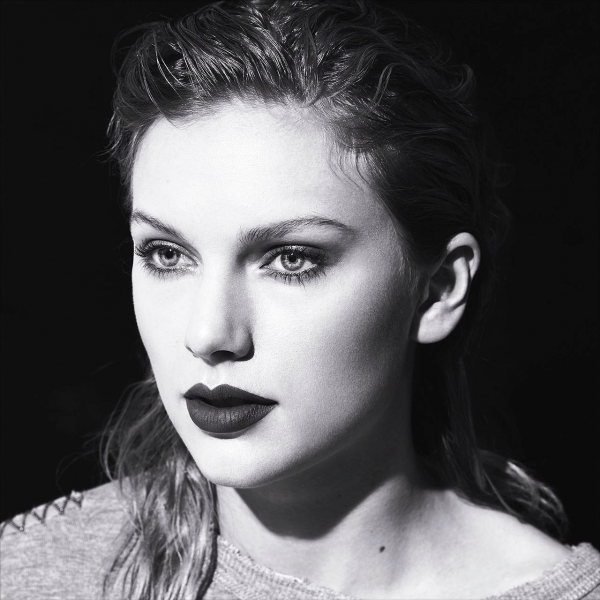
#> input picture A_1/high2.png, 600 x 600 px, given in place of high2.jpg, which was not available
$ jupyter execute Question8.ipynb
#> lines starting #> are read from the running program, lines starting #| are printed output that depends on the picture; after the words box and inside, x2 and y2 are one past the last pixel; in counts of white or black regions, pixels touching at a corner belong together; pictures that were not available may be replaced by others from this repository, and a replacement may not be noted
[cell 1]
import math
import cv2
import copy
import numpy as np
from matplotlib import pyplot as plt
img = cv2.imread('high2.jpg', 0)
#> img: shape (600, 600); min 5, max 254, mean 87.7
bit_plane_8 = copy.copy(img)
bit_plane_5 = copy.copy(img)
bit_plane_4 = copy.copy(img)
bit_plane_1 = copy.copy(img)
for i in range(0, img.shape[0]):
    for j in range(0, img.shape[1]):
        bit_plane_1[i,j] = img[i,j] & 1
        bit_plane_4[i,j] = img[i,j] & 8
        bit_plane_5[i,j] = img[i,j] & 16
        bit_plane_8[i,j] = img[i,j] & 128
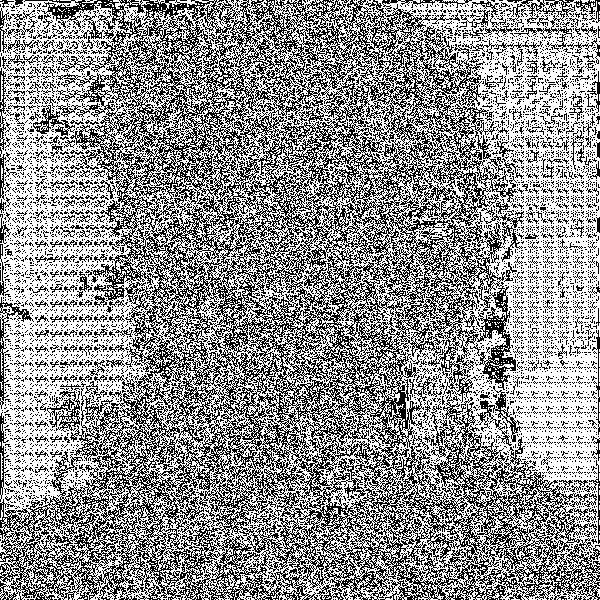
#> bit_plane_1: shape (600, 600); values 0 (black) and 1 (white), 56.8% white; black in thin lines or dots
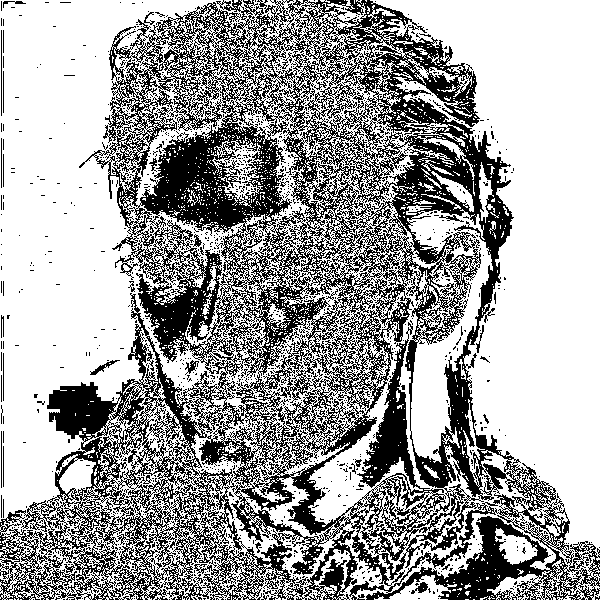
#> bit_plane_4: shape (600, 600); values 0 (black) and 8 (white), 63.9% white; 1285 black regions (1250 under 20 px), largest, box (x1, y1, x2, y2) and area: (0, 0, 600, 600) 125124, (90, 360, 120, 375) 110, (411, 582, 428, 594) 96
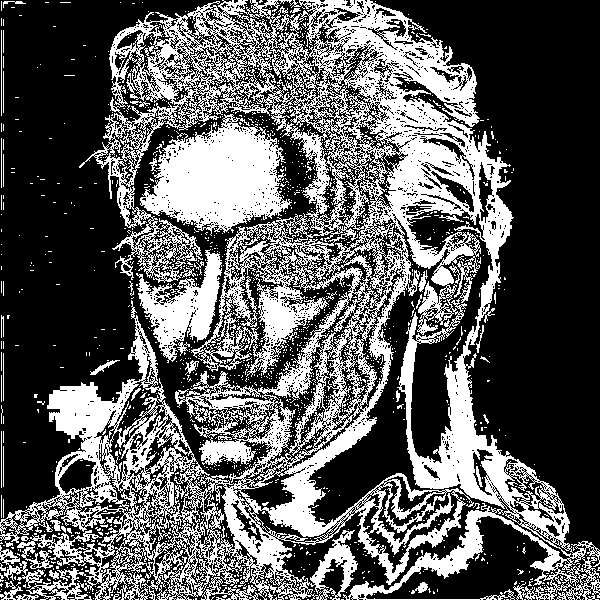
#> bit_plane_5: shape (600, 600); values 0 (black) and 16 (white), 36.1% white; 1488 white regions (1432 under 20 px), largest, box (x1, y1, x2, y2) and area: (0, 0, 600, 600) 108482, (140, 114, 292, 236) 10709, (136, 249, 222, 363) 3965
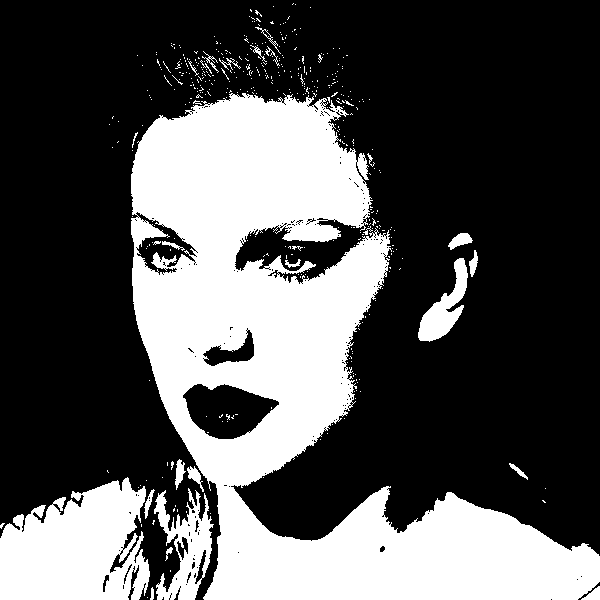
#> bit_plane_8: shape (600, 600); values 0 (black) and 128 (white), 33% white; 429 white regions (403 under 20 px), largest, box (x1, y1, x2, y2) and area: (131, 93, 600, 600) 97319, (0, 477, 150, 600) 13726, (154, 488, 214, 600) 3147
plt.subplot(151), plt.imshow(img, cmap='gray'), plt.title('Original')
plt.xticks([]), plt.yticks([])
plt.subplot(152), plt.imshow(bit_plane_1, cmap='gray'), plt.title('BitPlane 1')
plt.xticks([]), plt.yticks([])
plt.subplot(153), plt.imshow(bit_plane_4, cmap='gray'), plt.title('BitPlane 4')
plt.xticks([]), plt.yticks([])
plt.subplot(154), plt.imshow(bit_plane_5, cmap='gray'), plt.title('BitPlane 5')
plt.xticks([]), plt.yticks([])
plt.subplot(155), plt.imshow(bit_plane_8, cmap='gray'), plt.title('BitPlane 8')
plt.xticks([]), plt.yticks([])
plt.show()

$ run again, with A_1/withLine.png copied over A_1/high2.png
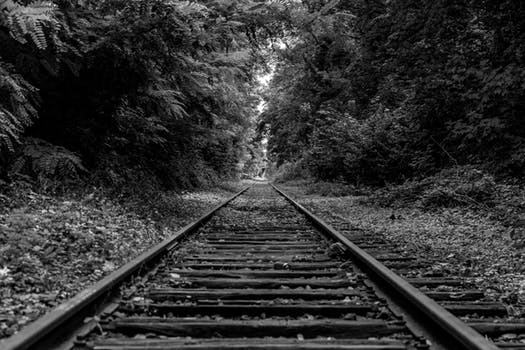
#> input picture A_1/withLine.png, 525 x 350 px, given in place of high2.jpg, which was not available
#> img is the input picture: shape (350, 525); min 0, max 255, mean 51.1
#> after the loop `for i in range(0, img.shape[0]):`:
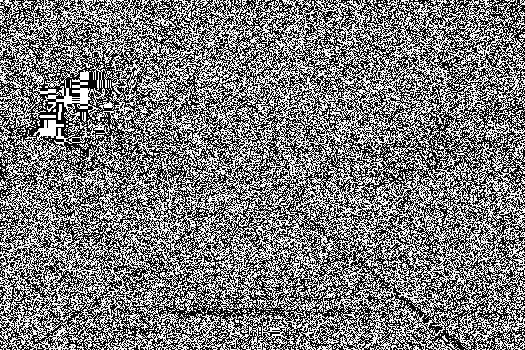
#> bit_plane_1: shape (350, 525); values 0 (black) and 1 (white), 48.1% white in thin lines or dots
#> after the loop `for i in range(0, img.shape[0]):`:
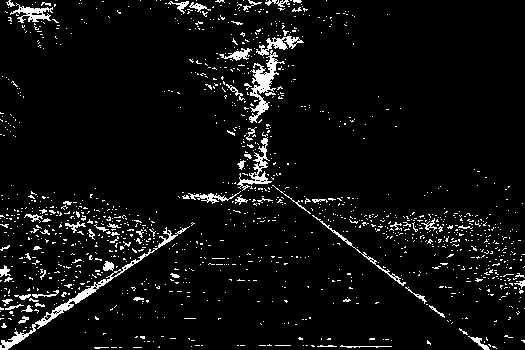
#> bit_plane_8: shape (350, 525); values 0 (black) and 128 (white), 5.4% white in thin lines or dots
